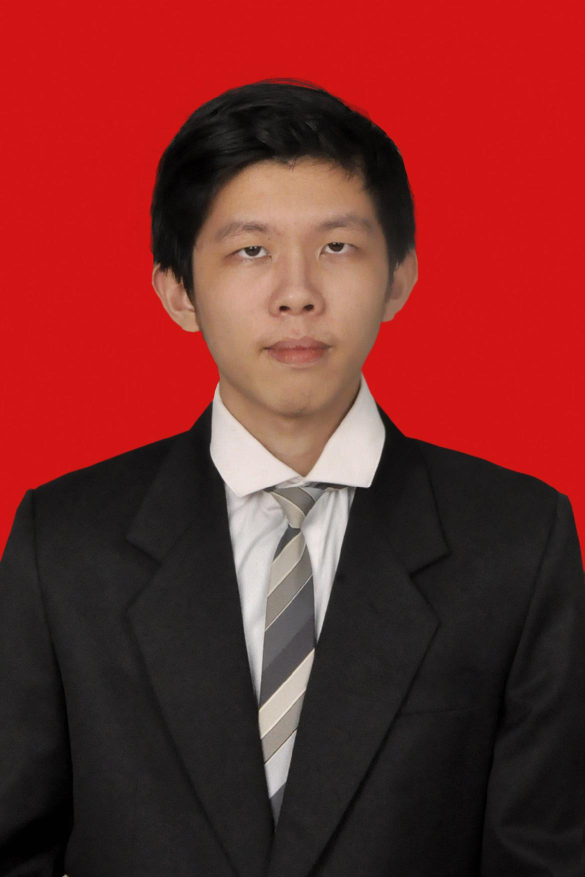
#> input picture dataset2/Abelito.jpeg, 1169 x 1754 px, given in place of the camera (shown at 1/2 size)
$ python add_face_dataset.py
#> lines starting #> are read from the running program, lines starting #| are printed output that depends on the picture
import numpy as np
import cv2 as cv

video = cv.VideoCapture(0)
face_detect = cv.CascadeClassifier('utility/haarcascade_frontalface_default.xml')

# Disable scientific notation for clarity
np.set_printoptions(suppress=True)

video.set(3, 640)
video.set(4, 480)

i = 0
best_score = 0
while True:
    _, frame = video.read()
#> frame is the input picture: shape (1754, 1169, 3); mean B, G, R 40.3, 42.1, 118.9
    frame = cv.flip(frame, 1)
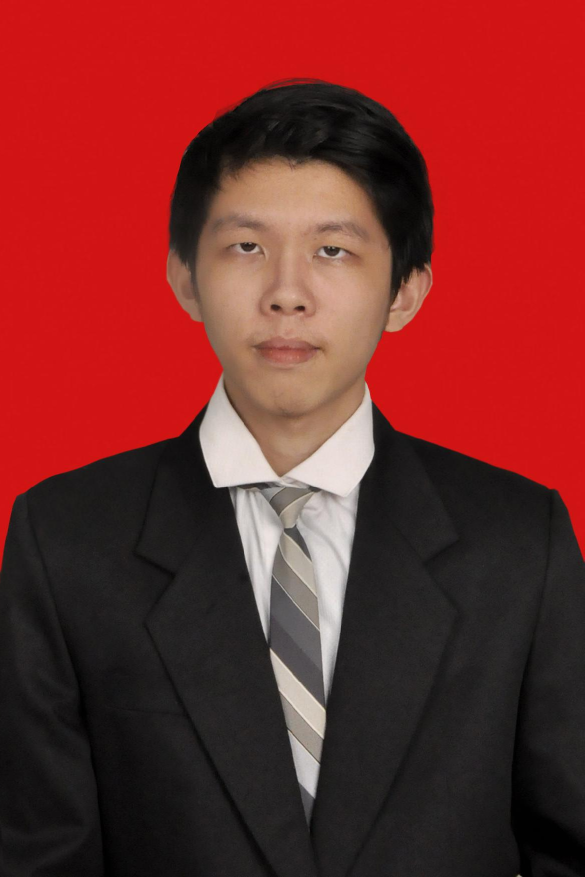
#> frame: shape (1754, 1169, 3) (shown at 1/2 size); mean B, G, R 40.3, 42.1, 118.9
    gray = cv.cvtColor(frame, cv.COLOR_BGR2GRAY)
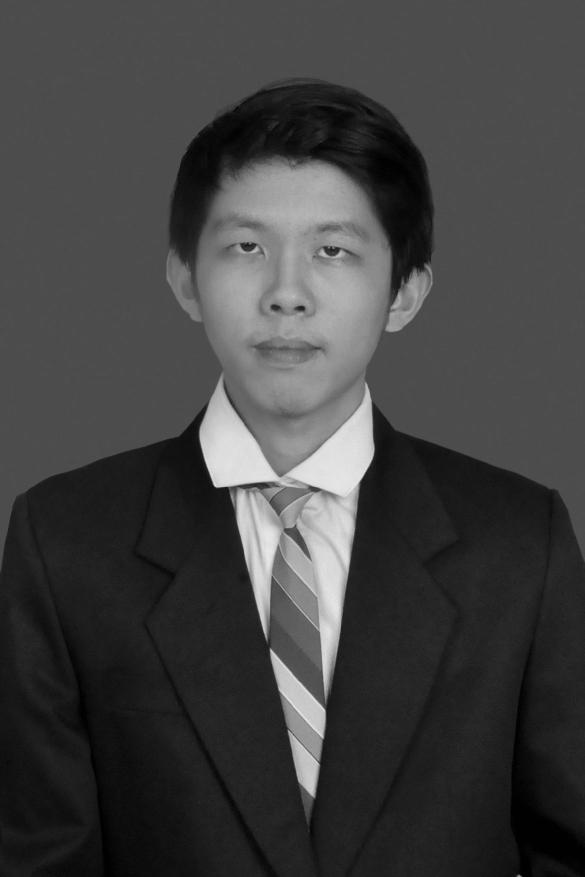
#> gray: shape (1754, 1169) (shown at 1/2 size); min 0, max 233, mean 64.9
    faces = face_detect.detectMultiScale(gray, 1.3, 5, minSize=(50, 50))
#> faces = [[351, 321, 459, 459]]
    for (x, y, w, h) in faces:
        crop_image = frame[y:y+h, x:x+w]
        crop_image = cv.resize(crop_image, (224, 224), interpolation=cv.INTER_AREA)
        gray_image = cv.cvtColor(crop_image, cv.COLOR_BGR2GRAY)
        cv.imshow("Face", gray_image)

        if cv.waitKey(1) & 0xFF == ord('q'):
            cv.imwrite(f"dataset/gilbert/face_{i}.jpg", gray_image)
            i += 1
#> this loop made 1 pass; (key q is pressed on pass 1)
#> (x, y, w, h, i) on pass 1: (351, 321, 459, 459, 1)
#> pass 1, `crop_image = frame[y:y+h, x:x+w]`:
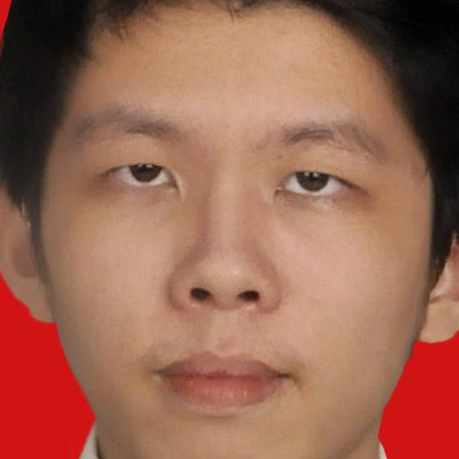
#> crop_image: shape (459, 459, 3); mean B, G, R 82.9, 102.1, 154.7
#> pass 1, `gray_image = cv.cvtColor(crop_image, cv.COLOR_BGR2GRAY)`:
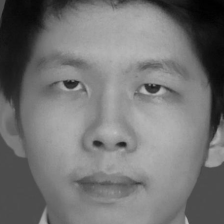
#> gray_image: shape (224, 224); min 1, max 191, mean 115.6
#> after the loop, i = 1

    if cv.waitKey(1) & 0xff == 27:
#> (key q is pressed here)
        break


video.release()
cv.destroyAllWindows()

$ run again, on dataset2/Aubrey.jpeg
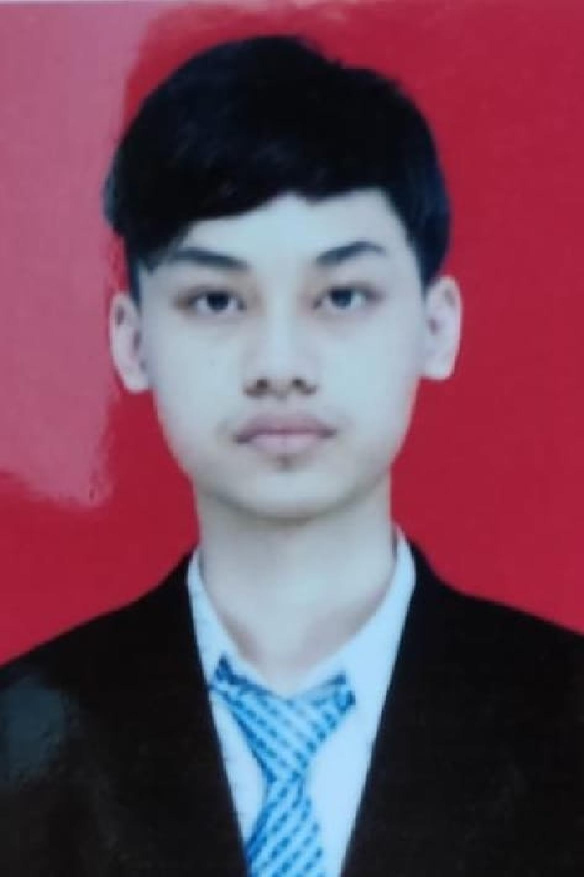
#> input picture dataset2/Aubrey.jpeg, 1168 x 1754 px, given in place of the camera (shown at 1/2 size)
#> frame is the input picture: shape (1754, 1168, 3); mean B, G, R 93.2, 74.2, 112.7
#> `gray = cv.cvtColor(frame, cv.COLOR_BGR2GRAY)`:
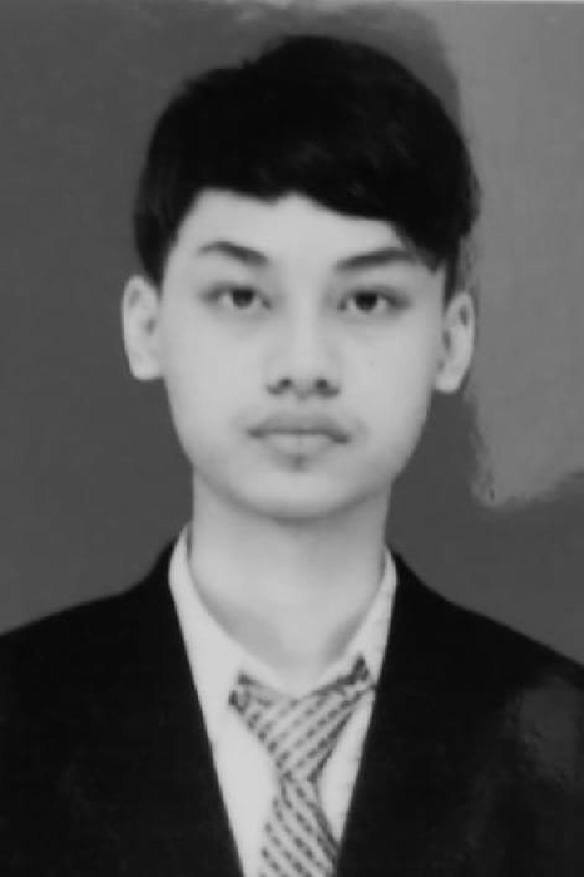
#> gray: shape (1754, 1168) (shown at 1/2 size); min 2, max 217, mean 87.9
#> faces = [[240, 315, 731, 731]]
#> the loop `for (x, y, w, h) in faces:` made 1 pass; (key q is pressed on pass 1)
#> (x, y, w, h, i) on pass 1: (240, 315, 731, 731, 1)
#> pass 1, `gray_image = cv.cvtColor(crop_image, cv.COLOR_BGR2GRAY)`:
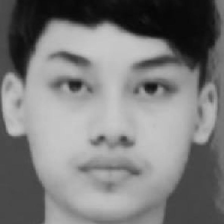
#> gray_image: shape (224, 224); min 6, max 201, mean 123.4
#> after the loop `for (x, y, w, h) in faces:`: i = 1

$ run again, on dataset2/Aurum.jpeg
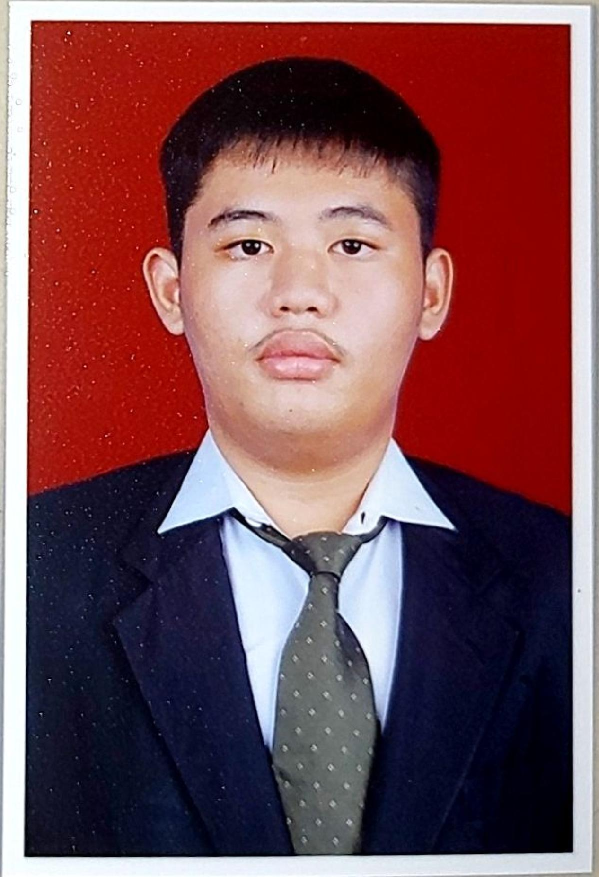
#> input picture dataset2/Aurum.jpeg, 1198 x 1754 px, given in place of the camera (shown at 1/2 size)
#> frame is the input picture: shape (1754, 1198, 3); mean B, G, R 84.4, 78.1, 122.9
#> `gray = cv.cvtColor(frame, cv.COLOR_BGR2GRAY)`:
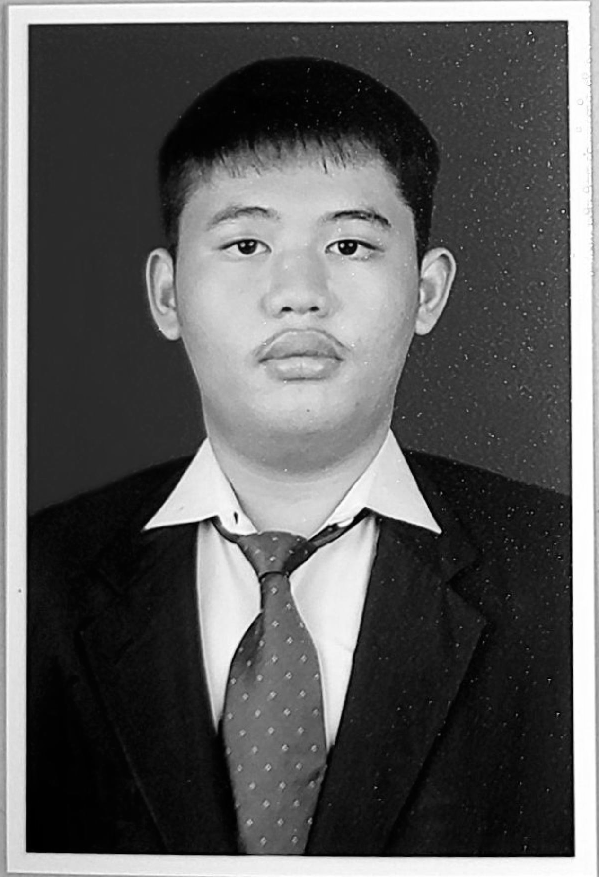
#> gray: shape (1754, 1198) (shown at 1/2 size); min 0, max 255, mean 92.2
#> faces = [[288, 244, 609, 609]]
#> the loop `for (x, y, w, h) in faces:` made 1 pass; (key q is pressed on pass 1)
#> (x, y, w, h, i) on pass 1: (288, 244, 609, 609, 1)
#> pass 1, `gray_image = cv.cvtColor(crop_image, cv.COLOR_BGR2GRAY)`:
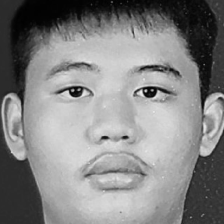
#> gray_image: shape (224, 224); min 1, max 237, mean 132.3
#> after the loop `for (x, y, w, h) in faces:`: i = 1
